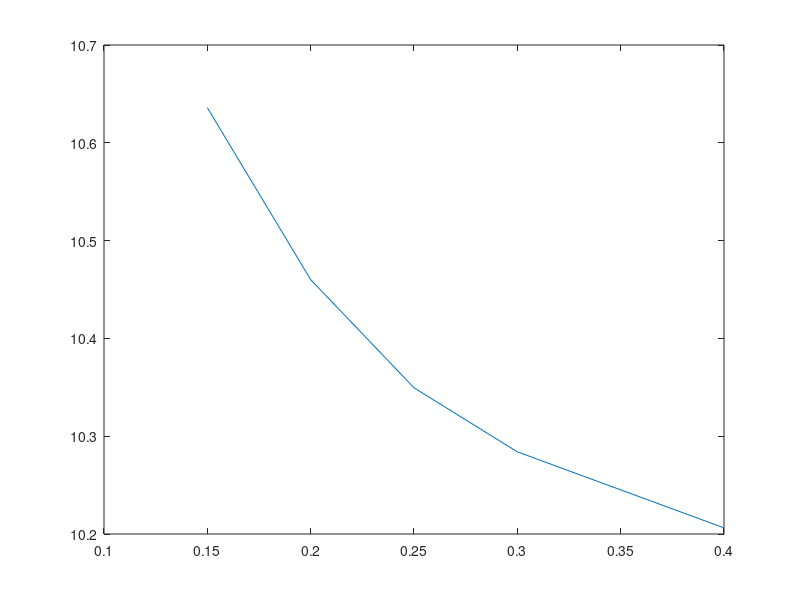

This chart was generated by the following MATLAB code:
CdS_width_micrometer=[.4 .3 .25 .20 .15];
Efficiency=[10.2063 10.284 10.3495 10.4601 10.6359];
plot(CdS_width_micrometer, Efficiency)
hold on